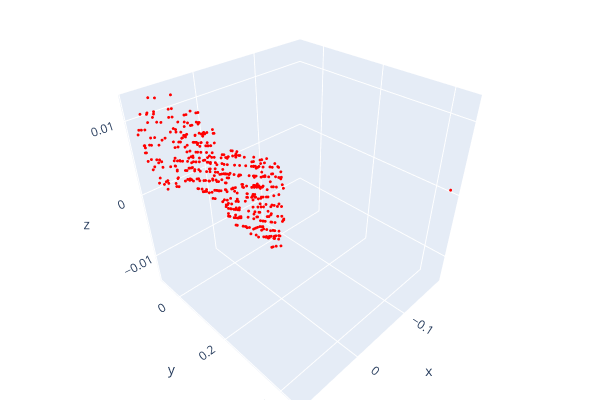
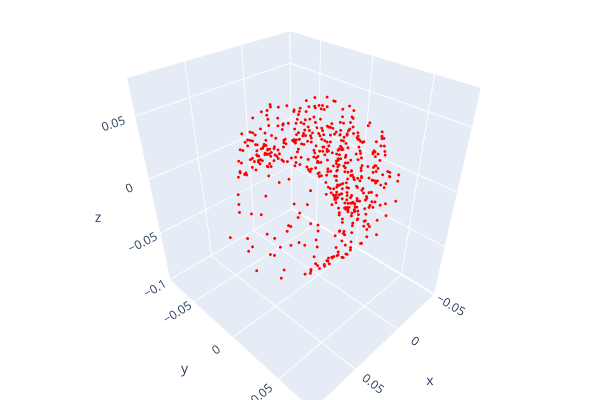
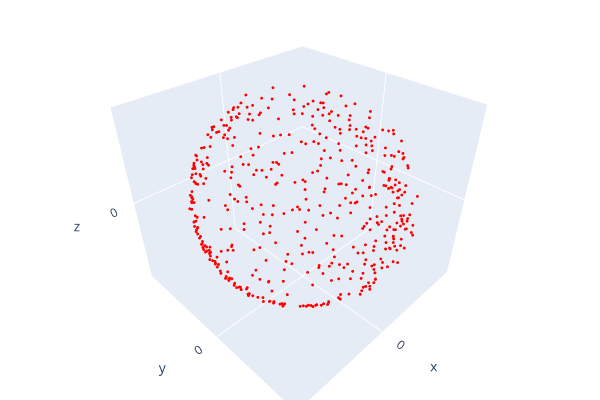
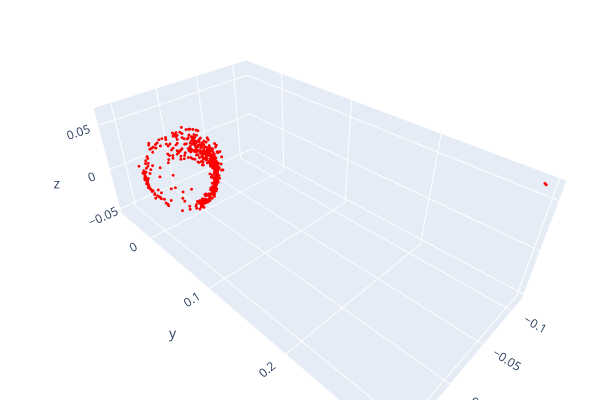

Write notebook code for charts like these, in order.
### Code cell
for i in list(pc.keys()):
    pc_array = pc[i][np.random.choice(pc[i].shape[0], 512, replace=True), :]
    # pc_array = pc_array / np.std(pc_array)
    pc_array = pc_array - np.average(pc_array, axis=0)
    show_pc(pc_array)
    print(agents[i].to_string())
    print(m.geom(i).name)
    np.save(f'sanity_check_{i}.npy', pc_array)

### Figure 1 — Plotly figure (JSON) as saved in the notebook; plotly's stock layout.template omitted (floating-point values rounded to 4 significant figures; data arrays with more than 128 entries replaced by an {"elided": "..."} marker saying what was removed)
{"data": [{"marker": {"color": {"elided": "512x3 int values"}, "size": 1}, "mode": "markers", "type": "scatter3d", "x": {"elided": "512 float values"}, "y": {"elided": "512 float values"}, "z": {"elided": "512 float values"}}], "layout": {"height": 400, "margin": {"b": 0, "l": 0, "r": 0, "t": 0}, "scene": {"camera": {"center": {"x": 0, "y": 0, "z": 0}, "up": {"x": 0, "y": 0, "z": 1}}}, "showlegend": false, "width": 600}}

### Figure 2 — Plotly figure (JSON) as saved in the notebook; plotly's stock layout.template omitted (floating-point values rounded to 4 significant figures; data arrays with more than 128 entries replaced by an {"elided": "..."} marker saying what was removed)
{"data": [{"marker": {"color": {"elided": "512x3 int values"}, "size": 1}, "mode": "markers", "type": "scatter3d", "x": {"elided": "512 float values"}, "y": {"elided": "512 float values"}, "z": {"elided": "512 float values"}}], "layout": {"height": 400, "margin": {"b": 0, "l": 0, "r": 0, "t": 0}, "scene": {"camera": {"center": {"x": 0, "y": 0, "z": 0}, "up": {"x": 0, "y": 0, "z": 1}}}, "showlegend": false, "width": 600}}

### Figure 3 — Plotly figure (JSON) as saved in the notebook; plotly's stock layout.template omitted (floating-point values rounded to 4 significant figures; data arrays with more than 128 entries replaced by an {"elided": "..."} marker saying what was removed)
{"data": [{"marker": {"color": {"elided": "512x3 int values"}, "size": 1}, "mode": "markers", "type": "scatter3d", "x": {"elided": "512 float values"}, "y": {"elided": "512 float values"}, "z": {"elided": "512 float values"}}], "layout": {"height": 400, "margin": {"b": 0, "l": 0, "r": 0, "t": 0}, "scene": {"camera": {"center": {"x": 0, "y": 0, "z": 0}, "up": {"x": 0, "y": 0, "z": 1}}}, "showlegend": false, "width": 600}}

### Figure 4 — Plotly figure (JSON) as saved in the notebook; plotly's stock layout.template omitted (floating-point values rounded to 4 significant figures; data arrays with more than 128 entries replaced by an {"elided": "..."} marker saying what was removed)
{"data": [{"marker": {"color": {"elided": "512x3 int values"}, "size": 1}, "mode": "markers", "type": "scatter3d", "x": {"elided": "512 float values"}, "y": {"elided": "512 float values"}, "z": {"elided": "512 float values"}}], "layout": {"height": 400, "margin": {"b": 0, "l": 0, "r": 0, "t": 0}, "scene": {"camera": {"center": {"x": 0, "y": 0, "z": 0}, "up": {"x": 0, "y": 0, "z": 1}}}, "showlegend": false, "width": 600}}
